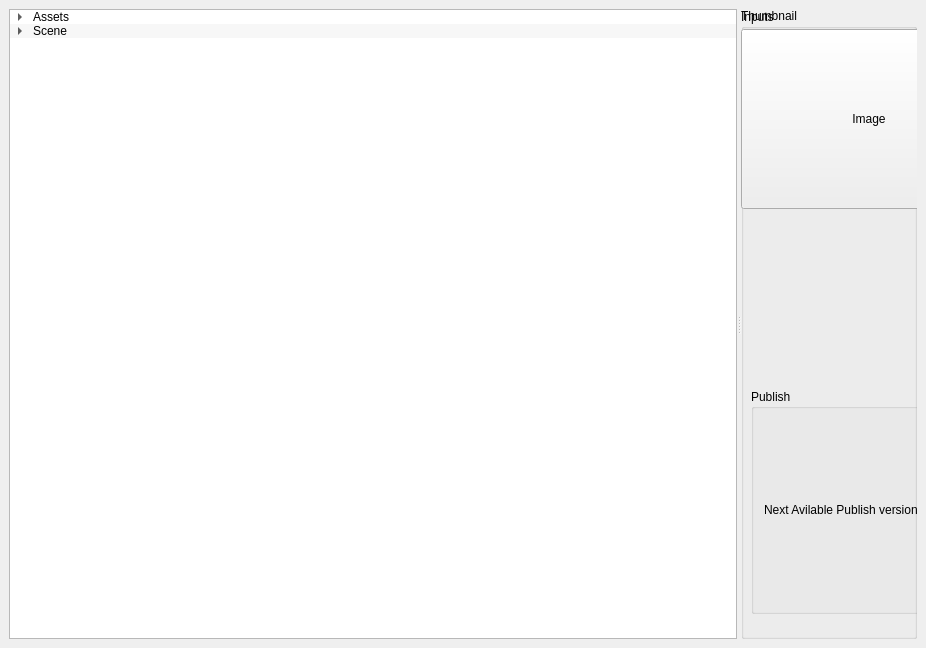
<?xml version="1.0" encoding="UTF-8"?>
<ui version="4.0">
 <class>MainWindow</class>
 <widget class="QMainWindow" name="MainWindow">
  <property name="geometry">
   <rect>
    <x>0</x>
    <y>0</y>
    <width>926</width>
    <height>648</height>
   </rect>
  </property>
  <property name="windowTitle">
   <string>MainWindow</string>
  </property>
  <widget class="QWidget" name="centralwidget">
   <layout class="QVBoxLayout" name="verticalLayout_2">
    <item>
     <widget class="QSplitter" name="splitter">
      <property name="orientation">
       <enum>Qt::Horizontal</enum>
      </property>
      <widget class="QTreeWidget" name="treewidget">
       <property name="alternatingRowColors">
        <bool>true</bool>
       </property>
       <attribute name="headerVisible">
        <bool>false</bool>
       </attribute>
       <column>
        <property name="text">
         <string>1</string>
        </property>
       </column>
       <item>
        <property name="text">
         <string>Assets</string>
        </property>
        <item>
         <property name="text">
          <string>Hero</string>
         </property>
        </item>
        <item>
         <property name="text">
          <string>Demon</string>
         </property>
        </item>
        <item>
         <property name="text">
          <string>Girl</string>
         </property>
        </item>
       </item>
       <item>
        <property name="text">
         <string>Scene</string>
        </property>
        <item>
         <property name="text">
          <string>Shot_001</string>
         </property>
        </item>
        <item>
         <property name="text">
          <string>Shot_002</string>
         </property>
        </item>
       </item>
      </widget>
      <widget class="QWidget" name="layoutWidget">
       <layout class="QVBoxLayout" name="verticallayout">
        <item>
         <widget class="QGroupBox" name="groupbox_input">
          <property name="title">
           <string>Inputs</string>
          </property>
          <widget class="QGroupBox" name="groupbox_publish">
           <property name="geometry">
            <rect>
             <x>10</x>
             <y>380</y>
             <width>573</width>
             <height>225</height>
            </rect>
           </property>
           <property name="title">
            <string>Publish</string>
           </property>
           <layout class="QHBoxLayout" name="horizontallayout_publish">
            <property name="spacing">
             <number>10</number>
            </property>
            <property name="margin">
             <number>10</number>
            </property>
            <item>
             <widget class="QLabel" name="label_publish">
              <property name="sizePolicy">
               <sizepolicy hsizetype="Preferred" vsizetype="Fixed">
                <horstretch>0</horstretch>
                <verstretch>0</verstretch>
               </sizepolicy>
              </property>
              <property name="text">
               <string>Next Avilable Publish versions</string>
              </property>
             </widget>
            </item>
            <item>
             <widget class="QComboBox" name="combobox_publish"/>
            </item>
            <item>
             <widget class="QPushButton" name="button_publish">
              <property name="text">
               <string>Publish</string>
              </property>
             </widget>
            </item>
           </layout>
          </widget>
          <widget class="QWidget" name="">
           <layout class="QGridLayout" name="gridlayout_input">
            <item row="1" column="0">
             <widget class="QPushButton" name="button_thumbnail">
              <property name="sizePolicy">
               <sizepolicy hsizetype="Preferred" vsizetype="Preferred">
                <horstretch>0</horstretch>
                <verstretch>0</verstretch>
               </sizepolicy>
              </property>
              <property name="minimumSize">
               <size>
                <width>256</width>
                <height>180</height>
               </size>
              </property>
              <property name="maximumSize">
               <size>
                <width>256</width>
                <height>180</height>
               </size>
              </property>
              <property name="text">
               <string>Image</string>
              </property>
             </widget>
            </item>
            <item row="0" column="0">
             <widget class="QLabel" name="label_thumbnail">
              <property name="sizePolicy">
               <sizepolicy hsizetype="Preferred" vsizetype="Fixed">
                <horstretch>0</horstretch>
                <verstretch>0</verstretch>
               </sizepolicy>
              </property>
              <property name="text">
               <string>Thumbnail</string>
              </property>
             </widget>
            </item>
            <item row="0" column="1">
             <widget class="QLabel" name="label_description">
              <property name="sizePolicy">
               <sizepolicy hsizetype="Preferred" vsizetype="Fixed">
                <horstretch>0</horstretch>
                <verstretch>0</verstretch>
               </sizepolicy>
              </property>
              <property name="text">
               <string>Description</string>
              </property>
             </widget>
            </item>
            <item row="1" column="1">
             <widget class="QTextEdit" name="textedit_description">
              <property name="sizePolicy">
               <sizepolicy hsizetype="Preferred" vsizetype="Preferred">
                <horstretch>0</horstretch>
                <verstretch>0</verstretch>
               </sizepolicy>
              </property>
              <property name="minimumSize">
               <size>
                <width>0</width>
                <height>180</height>
               </size>
              </property>
              <property name="maximumSize">
               <size>
                <width>16777215</width>
                <height>180</height>
               </size>
              </property>
             </widget>
            </item>
           </layout>
          </widget>
          <zorder>button_open</zorder>
          <zorder>lineedit_label</zorder>
          <zorder>button_label</zorder>
          <zorder>groupbox_publish</zorder>
         </widget>
        </item>
       </layout>
      </widget>
     </widget>
    </item>
   </layout>
  </widget>
  <widget class="QMenuBar" name="menubar">
   <property name="geometry">
    <rect>
     <x>0</x>
     <y>0</y>
     <width>926</width>
     <height>23</height>
    </rect>
   </property>
  </widget>
  <action name="action_add">
   <property name="text">
    <string>Add</string>
   </property>
   <property name="toolTip">
    <string>Add Items</string>
   </property>
   <property name="shortcut">
    <string>Ctrl+A</string>
   </property>
  </action>
  <action name="action_remove">
   <property name="text">
    <string>Remove</string>
   </property>
   <property name="toolTip">
    <string>Remove</string>
   </property>
   <property name="shortcut">
    <string>Ctrl+D</string>
   </property>
  </action>
  <action name="action_reload">
   <property name="text">
    <string>Reload</string>
   </property>
   <property name="toolTip">
    <string>Reload</string>
   </property>
   <property name="shortcut">
    <string>Ctrl+R</string>
   </property>
  </action>
 </widget>
 <resources/>
 <connections/>
</ui>
